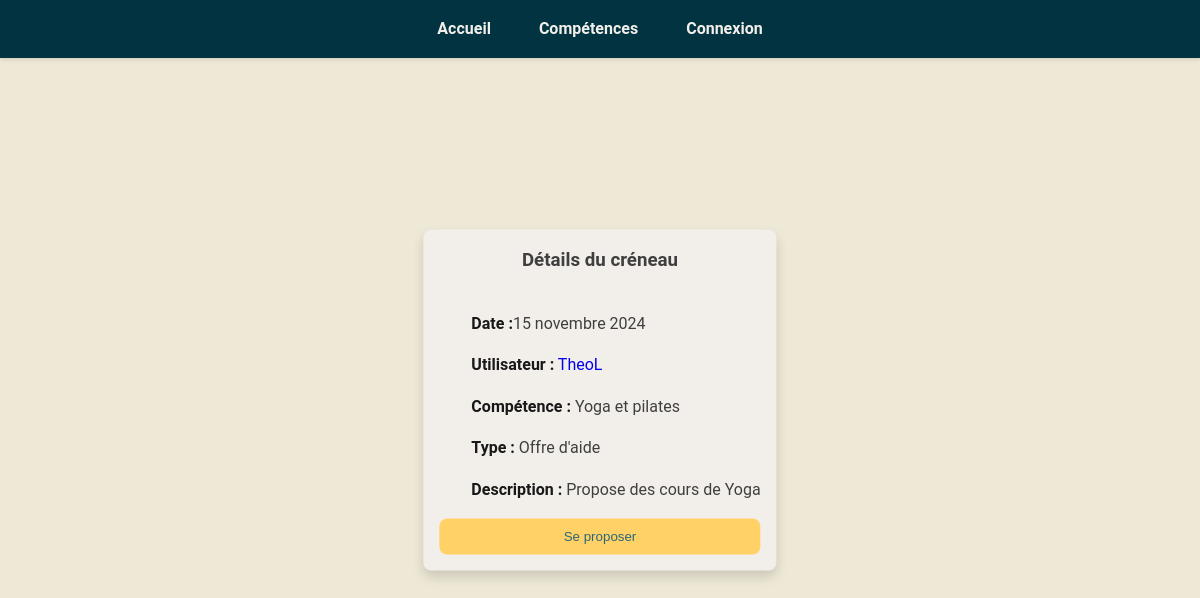
The page /offer/2/ on the database its author committed.
### mutual_support/models.py (models this page shows, shortened)
class Creneau(models.Model):
    date = models.DateField()
    user = models.ForeignKey(User, on_delete=models.CASCADE, related_name="creneaux")
    competence = models.ForeignKey(Competence, on_delete=models.CASCADE)
    is_help_offered = models.BooleanField(default=True)  # True: offre d'aide, False: demande d'aide
    description = models.TextField(blank=True,
                                   null=True)
    is_reserved = models.BooleanField(default=False)

class Competence(models.Model):
    name = models.CharField(max_length=100, unique=True)
    category = models.CharField(max_length=100, blank=True,
                                null=True)  # Optionnel, pour regrouper par catégorie

### mutual_support/views.py (the view)
# urls.py: path('offer/<int:creneau_id>/', views.offer_view, name='offer'),
def offer_view(request, creneau_id):
    offer = get_object_or_404(Creneau, pk=creneau_id)
    if request.method == 'POST':
        offer.is_reserved = True
        offer.save()
        return redirect(INDEX_PAGE)
    return render(request, 'offer-details.html', {'creneau': offer})

### templates/offer-details.html (shortened to what this page needs)
{% extends "index.html" %}
{% block content %}
    <form class="creneau-details" method="post">
        <h3>Détails du créneau</h3>
    <p><strong>Date :</strong>{{ creneau.date }}</p>
    <p><strong>Utilisateur :</strong> <a href="{% url 'mutual_support:profile' creneau.user.id %}">{{ creneau.user.username }}</a></p>
    <p><strong>Compétence :</strong> {{ creneau.competence.name }}</p>
    <p><strong>Type :</strong> {% if creneau.is_help_offered %}Offre d'aide{% else %}Demande d'aide{% endif %}</p>
    <p><strong>Description :</strong> {{ creneau.description }}</p>
        <button type="submit">Se proposer</button>
    </form>
{% endblock %}

### static/css/main.css (style rules this page uses)
:root { --pblue: #2b6777ff; --lpblue: #4b9d9eff; --yell: #ffd166; --principal-font: #f2efeaff; --tufts-blue: #218cd3ff; --persian-green: #25a299ff; --dark-goldenrod: #b68a00ff; --syracuse-red-orange: #cc4a0eff; --eggshell: #eee9d6; --gunmetal: #3f3f3f; --midnight-green: #013340ff; --apple-green: #869a00ff; --medium-slate-blue: #6c72c5ff; }
* { margin: 0; padding: 0; box-sizing: border-box; text-decoration: none; }
body { font-family: "Roboto", sans-serif; color: #333; line-height: 1.6; background-color: var(--eggshell); }
form { display: flex; flex-direction: column; gap: 1rem; padding: 1rem; background-color: var(--pblue); border-radius: 1rem; width: fit-content; margin: 0 auto; position: absolute; top: 50%; left: 50%; transform: translate(-50%, -50%); }
form button { padding: 0.8em 2em; width: auto; border-radius: 0.5rem; border: 1px solid var(--lighter-border); background-color: var(--yell); color: var(--pblue); cursor: pointer; transition: 0.6s; }

### static/css/style-offer.css (style rules this page uses)
.creneau-details, .profile-container { display: flex; flex-direction: column; text-align: left; margin: auto; position: absolute; top: 50%; left: 50%; transform: translate(-50%, -50%); background-color: var(--principal-font); padding-bottom: 1em; border-radius: 8px; color: var(--gunmetal); box-shadow: 0 6px 12px rgba(0, 0, 0, 0.15); }
.creneau-details p { margin-left: 2em; }
.creneau-details h3 { color: var(--gunmetal); margin-bottom: 1em; text-align: center; border-radius: 1px var(--eggshell) solid; }
.creneau-details strong { color: #181818; }

### static/css/style-category.css (style rules this page uses)
:root { --pblue: #2b6777ff; --lpblue: #4b9d9eff; --yell: #ffd166; --principal-font: #f2efeaff; --tufts-blue: #218cd3ff; --persian-green: #25a299ff; --dark-goldenrod: #b68a00ff; --syracuse-red-orange: #cc4a0eff; --eggshell: #eee9d6; --gunmetal: #3f3f3f; --midnight-green: #013340ff; --apple-green: #869a00ff; --medium-slate-blue: #6c72c5ff; }

### rows shown on the page
Creneau: date "15 novembre 2024", user.username "TheoL", competence.name "Yoga et pilates", description "Propose des cours de Yoga"
